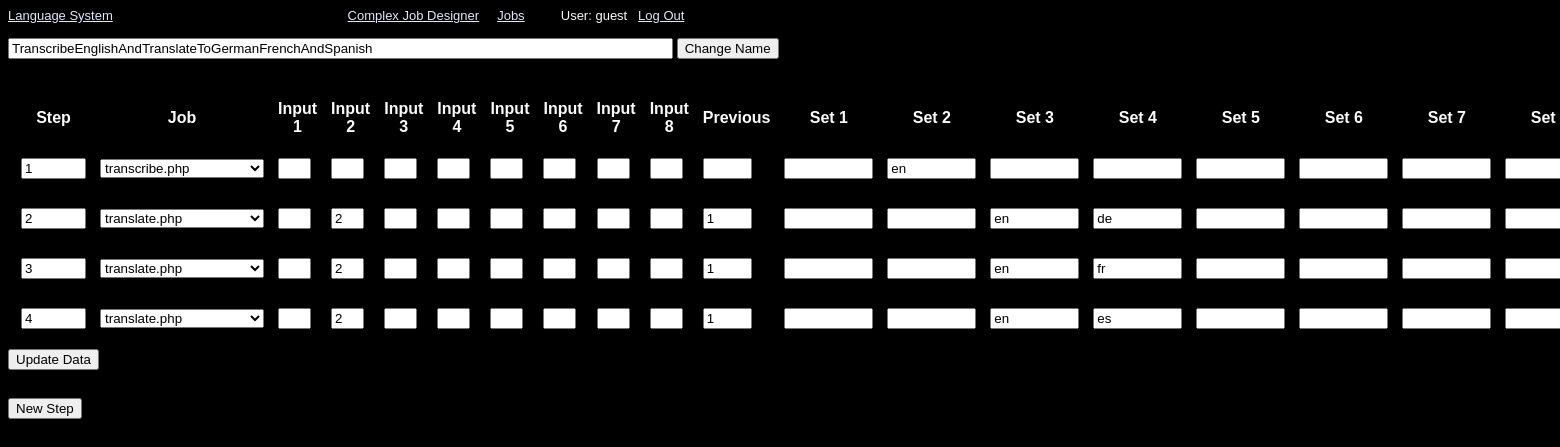
/designer.php?name=TranscribeEnglishAndTranslateToGermanFrenchAndSpanish (signed in), run on the app's committed database.
### tables this page shows
CREATE TABLE `users` (
  `id` int(11) NOT NULL AUTO_INCREMENT,
  `name` varchar(256) DEFAULT NULL,
  `password` varchar(256) DEFAULT NULL,
  PRIMARY KEY (`id`)
);

CREATE TABLE `complex` (
  `id` int(11) NOT NULL AUTO_INCREMENT,
  `name` varchar(256) DEFAULT NULL,
  `step` int(11) DEFAULT NULL,
  `job` varchar(256) DEFAULT NULL,
  `input1` varchar(1) DEFAULT NULL,
  `input2` varchar(1) DEFAULT NULL,
  `input3` varchar(1) DEFAULT NULL,
  `input4` varchar(1) DEFAULT NULL,
  `input5` varchar(1) DEFAULT NULL,
  `input6` varchar(1) DEFAULT NULL,
  `input7` varchar(1) DEFAULT NULL,
  `input8` varchar(1) DEFAULT NULL,
  `previous` varchar(8) DEFAULT NULL,
  `set1` varchar(256) DEFAULT NULL,
  `set2` varchar(256) DEFAULT NULL,
  `set3` varchar(256) DEFAULT NULL,
  `set4` varchar(256) DEFAULT NULL,
  `set5` varchar(256) DEFAULT NULL,
  `set6` varchar(256) DEFAULT NULL,
  `set7` varchar(256) DEFAULT NULL,
  `set8` varchar(256) DEFAULT NULL,
  PRIMARY KEY (`id`)
);

### src/session.php (called while the page is built, shortened)
<?php
   include('database.php');
   $user_check = $_SESSION['login_user'];
   $ses_sql = mysqli_query($database,"select name from users where name = '$user_check' ");
   $row = mysqli_fetch_array($ses_sql,MYSQLI_ASSOC);
   $login_session = $row['name'];
?>

### src/designer.php (the view, shortened to what this page needs)
<html>
	<head>
		<link rel="stylesheet" type="text/css" href="main.css">
	</head>
	<body bgcolor="#000000" text="#fbfbfb" link="#dfe7ff" VLINK="#f7e1ff" ALINK="#ffe1e2">
		<font face="Century Gothic,Avant Garde,Apple Gothic,AppleGothic,URW Gothic L,Avant Garde,Futura,sans-serif" SIZE="-1">
			<?php
			include 'database.php';
			include('session.php');
			include('navigation.php');
			?>
			<br /><br />
			<form action="" method="POST">
				<input type="text" size="80" name="newname" value="<?php echo $_GET['name'];?>">
				<input type="submit" name="Sub" value="Change Name">
			</form>
			<br />
			<form action="" method="POST">
			<table cellspacing="12">
				<tr>
					<th>
						Step
					</th>
					<th>
						Job
					</th>
					<th>
						Input 1
					</th>
					<th>
						Input 2
					</th>
					<th>
						Input 3
					</th>
					<th>
						Input 4
					</th>
					<th>
						Input 5
					</th>
					<th>
						Input 6
					</th>
					<th>
						Input 7
					</th>
					<th>
						Input 8
					</th>
					<th>
						Previous
					</th>
					<th>
						Set 1
					</th>
					<th>
						Set 2
					</th>
					<th>
						Set 3
					</th>
					<th>
						Set 4
					</th>
					<th>
						Set 5
					</th>
					<th>
						Set 6
					</th>
					<th>
						Set 7
					</th>
					<th>
						Set 8
					</th>
				</tr>
			<?php
			$result = mysqli_query($database, "SELECT * FROM complex WHERE name='".$_GET['name']."' ORDER BY id");
			while ($row = mysqli_fetch_array($result, MYSQLI_NUM)) {
				echo '<tr><td>';
				echo '<input type="text" size="5" name="step'.$row[0].'" value="'.$row[2].'"></td>
				<td>
				<select name="job'.$row[0].'">
					<option value="'.$row[3].'">'.$row[3].'</option>';
				echo '</select>
				</td>
				<td><input type="text" size="1" name="input1_'.$row[0].'" value="'.$row[4].'"></td>
				<td><input type="text" size="1" name="input2_'.$row[0].'" value="'.$row[5].'"></td>
				<td><input type="text" size="1" name="input3_'.$row[0].'" value="'.$row[6].'"></td>
				<td><input type="text" size="1" name="input4_'.$row[0].'" value="'.$row[7].'"></td>
				<td><input type="text" size="1" name="input5_'.$row[0].'" value="'.$row[8].'"></td>
				<td><input type="text" size="1" name="input6_'.$row[0].'" value="'.$row[9].'"></td>
				<td><input type="text" size="1" name="input7_'.$row[0].'" value="'.$row[10].'"></td>
				<td><input type="text" size="1" name="input8_'.$row[0].'" value="'.$row[11].'"></td>
				<td><input type="text" size="3" name="previous'.$row[0].'" value="'.$row[12].'"></td>
				<td><input type="text" size="8" name="set1_'.$row[0].'" value="'.$row[13].'"></td>
				<td><input type="text" size="8" name="set2_'.$row[0].'" value="'.$row[14].'"></td>
				<td><input type="text" size="8" name="set3_'.$row[0].'" value="'.$row[15].'"></td>
				<td><input type="text" size="8" name="set4_'.$row[0].'" value="'.$row[16].'"></td>
				<td><input type="text" size="8" name="set5_'.$row[0].'" value="'.$row[17].'"></td>
				<td><input type="text" size="8" name="set6_'.$row[0].'" value="'.$row[18].'"></td>
				<td><input type="text" size="8" name="set7_'.$row[0].'" value="'.$row[19].'"></td>
				<td><input type="text" size="8" name="set8_'.$row[0].'" value="'.$row[20].'"></td>
				<td><button><a class="complex" href="?name='.$_GET['name'].'&remove=yes&row='.$row[0].'">Remove Step</a></button></td>';
				echo '</tr>';
			}
			?>
			</table>
				<input type="submit" name="Sub" value="Update Data">
			</form>
			<br />
			<form action="" method="POST">
				<input type="submit" name="Sub" value="New Step">
			</form>
		</font>
	</body>
</html>

### src/navigation.php (shortened to what this page needs)
<a href="index.php">Language System</a><a href="designer_menu.php">Complex Job Designer</a><a href="job_list.php">Jobs</a>&nbsp;&nbsp;&nbsp;&nbsp;&nbsp;&nbsp;&nbsp;&nbsp;&nbsp;
User: <?php echo $login_session; ?>&nbsp;&nbsp;
<a href="logout.php">Log Out</a>

### data on the page
users: name "guest"
complex: step "1", job+id "transcribe.php", set2 "en"
complex: step "2", job+id "translate.php", input2 "2", previous "1", set3 "en", set4 "de"
complex: step "3", job+id "translate.php", input2 "2", previous "1", set3 "en", set4 "fr"
complex: step "4", job+id "translate.php", input2 "2", previous "1", set3 "en", set4 "es"
